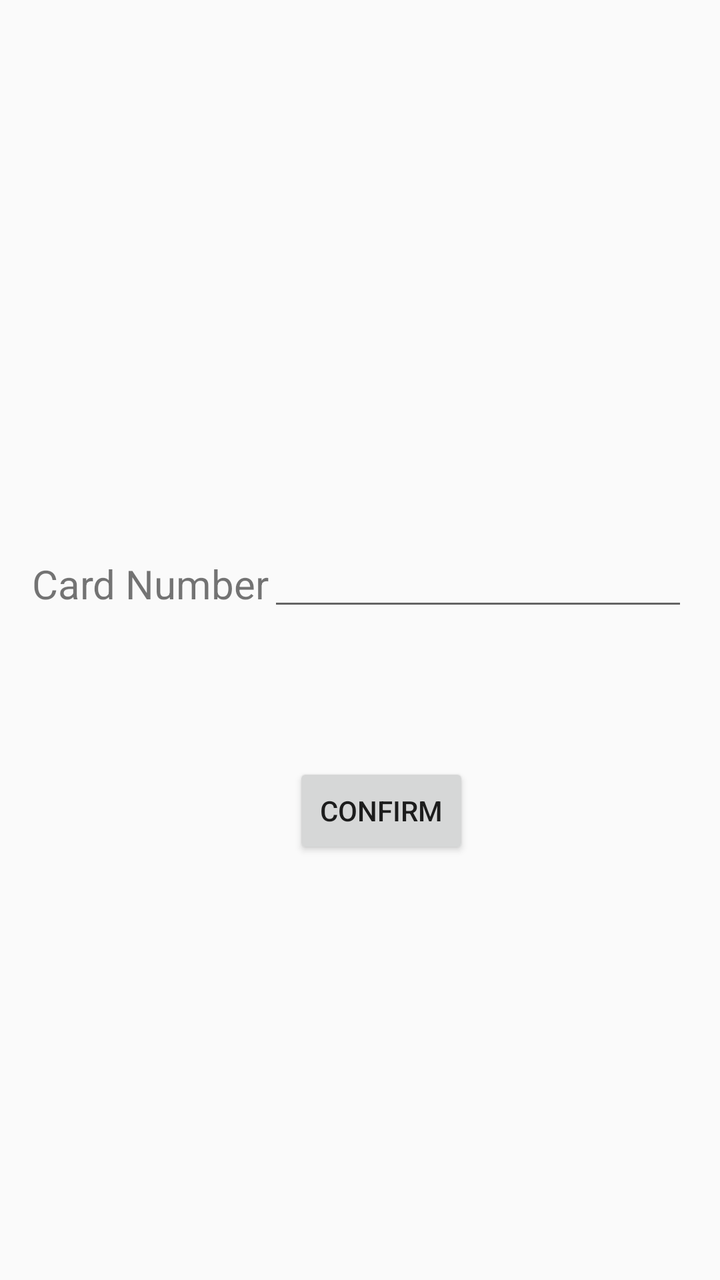
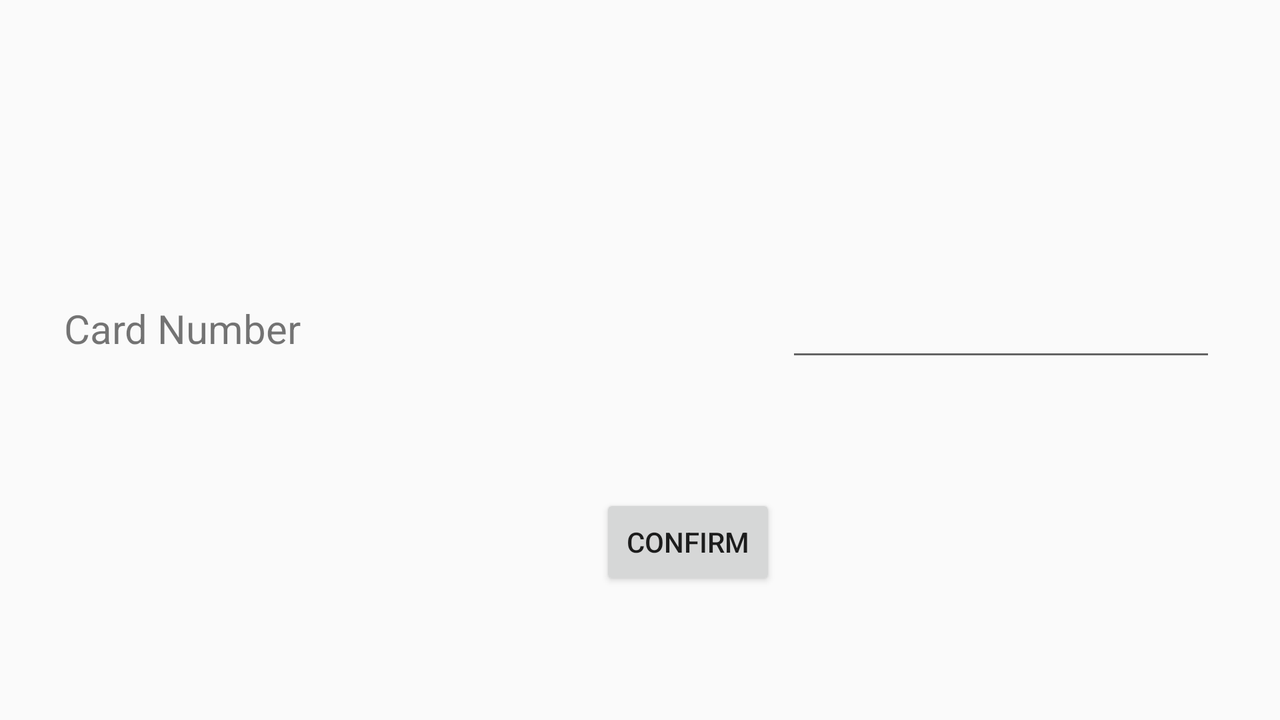

Compare how this app lays out the same screen by default and in its alternative resource folder. The renders come first, then the two layout files and the values they reference.
<!-- AndroidManifest.xml: application theme AppTheme -->
<!-- res/layout/activity_employee__setup.xml -->
<?xml version="1.0" encoding="utf-8"?>
<android.support.constraint.ConstraintLayout xmlns:android="http://schemas.android.com/apk/res/android"
    xmlns:app="http://schemas.android.com/apk/res-auto"
    xmlns:tools="http://schemas.android.com/tools"
    android:layout_width="match_parent"
    android:layout_height="match_parent"
    tools:context="com.b2.projectgroep.ti14_applicatie.EmployeeClasses.Employee_SetupActivity">

    <TextView
        android:id="@+id/textView12"
        android:layout_width="wrap_content"
        android:layout_height="wrap_content"
        android:layout_marginLeft="16dp"
        android:layout_marginStart="16dp"
        android:text="@string/Echoose_cardnumber"
        android:textSize="20sp"
        app:layout_constraintLeft_toLeftOf="parent"
        tools:layout_constraintBottom_creator="1"
        tools:layout_constraintLeft_creator="1"
        tools:layout_constraintTop_creator="1"
        app:layout_constraintTop_toTopOf="parent"
        android:layout_marginTop="0dp"
        app:layout_constraintBottom_toBottomOf="parent"
        android:layout_marginBottom="64dp"
        app:layout_constraintVertical_bias="0.507" />

    <EditText
        android:id="@+id/employee_setup_cardnumber"
        android:layout_width="wrap_content"
        android:layout_height="wrap_content"
        android:ems="10"
        android:inputType="number"
        tools:layout_constraintTop_creator="1"
        tools:layout_constraintRight_creator="1"
        android:layout_marginEnd="16dp"
        app:layout_constraintRight_toRightOf="parent"
        android:layout_marginRight="16dp"
        app:layout_constraintTop_toTopOf="@+id/textView12"
        android:layout_marginTop="0dp"
        app:layout_constraintBottom_toBottomOf="@+id/textView12"
        android:layout_marginBottom="0dp"
        app:layout_constraintVertical_bias="0.666" />

    <Button
        android:id="@+id/employee_setup_button"
        android:layout_width="wrap_content"
        android:layout_height="wrap_content"
        android:layout_marginStart="12dp"
        android:layout_marginTop="71dp"
        android:text="@string/Echoose_confirm_button"
        app:layout_constraintLeft_toRightOf="@+id/textView12"
        app:layout_constraintTop_toBottomOf="@+id/employee_setup_cardnumber"
        tools:layout_constraintLeft_creator="1"
        tools:layout_constraintTop_creator="1" />
</android.support.constraint.ConstraintLayout>
<!-- resources referenced by this layout -->
<resources>
  <string name="Echoose_cardnumber">Card Number</string>
  <string name="Echoose_confirm_button">Confirm</string>
  <style name="AppTheme" parent="@style/Theme.AppCompat.Light.DarkActionBar">
          
          <item name="colorPrimary">@color/colorGreen</item>
          <item name="colorPrimaryDark">@color/colorGreen</item>
      </style>
  <color name="colorGreen">#008000</color>
</resources>
<!-- res/layout-land/activity_employee__setup.xml (the repository's variant of the layout above) -->
<!-- drawn on the phone turned sideways -->
<?xml version="1.0" encoding="utf-8"?>
<android.support.constraint.ConstraintLayout xmlns:android="http://schemas.android.com/apk/res/android"
    xmlns:app="http://schemas.android.com/apk/res-auto"
    xmlns:tools="http://schemas.android.com/tools"
    android:layout_width="match_parent"
    android:layout_height="match_parent"
    tools:context="com.b2.projectgroep.ti14_applicatie.EmployeeClasses.Employee_SetupActivity"
    tools:layout_editor_absoluteY="73dp"
    tools:layout_editor_absoluteX="0dp">

    <TextView
        android:id="@+id/textView12"
        android:layout_width="128dp"
        android:layout_height="wrap_content"
        android:layout_marginLeft="32dp"
        android:layout_marginStart="32dp"
        android:text="@string/Echoose_cardnumber"
        android:textSize="20sp"
        app:layout_constraintLeft_toLeftOf="parent"
        app:layout_constraintTop_toTopOf="parent"
        android:layout_marginTop="0dp"
        app:layout_constraintBottom_toBottomOf="parent"
        android:layout_marginBottom="32dp" />

    <EditText
        android:id="@+id/employee_setup_cardnumber"
        android:layout_width="215dp"
        android:layout_height="43dp"
        android:layout_marginRight="32dp"
        android:ems="10"
        android:inputType="number"
        app:layout_constraintRight_toRightOf="parent"
        tools:layout_constraintTop_creator="1"
        android:layout_marginEnd="32dp"
        android:layout_marginTop="0dp"
        android:layout_marginBottom="0dp"
        app:layout_constraintTop_toTopOf="@+id/textView12"
        app:layout_constraintBottom_toBottomOf="@+id/textView12" />

    <Button
        android:id="@+id/employee_setup_button"
        android:layout_width="wrap_content"
        android:layout_height="wrap_content"
        android:layout_marginBottom="65dp"
        android:layout_marginEnd="5dp"
        android:text="@string/Echoose_confirm_button"
        app:layout_constraintBottom_toBottomOf="parent"
        app:layout_constraintRight_toLeftOf="@+id/employee_setup_cardnumber"
        tools:layout_constraintBottom_creator="1"
        tools:layout_constraintRight_creator="1" />
</android.support.constraint.ConstraintLayout>
